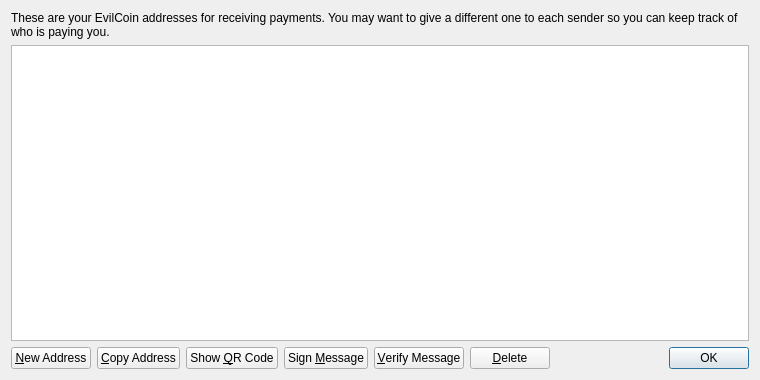
<?xml version="1.0" encoding="UTF-8"?>
<ui version="4.0">
 <class>AddressBookPage</class>
 <widget class="QWidget" name="AddressBookPage">
  <property name="geometry">
   <rect>
    <x>0</x>
    <y>0</y>
    <width>760</width>
    <height>380</height>
   </rect>
  </property>
  <property name="windowTitle">
   <string>Address Book</string>
  </property>
  <layout class="QVBoxLayout" name="verticalLayout">
   <item>
    <widget class="QLabel" name="labelExplanation">
     <property name="text">
      <string>These are your EvilCoin addresses for receiving payments. You may want to give a different one to each sender so you can keep track of who is paying you.</string>
     </property>
     <property name="textFormat">
      <enum>Qt::PlainText</enum>
     </property>
     <property name="wordWrap">
      <bool>true</bool>
     </property>
    </widget>
   </item>
   <item>
    <widget class="QTableView" name="tableView">
     <property name="contextMenuPolicy">
      <enum>Qt::CustomContextMenu</enum>
     </property>
     <property name="toolTip">
      <string>Double-click to edit address or label</string>
     </property>
     <property name="tabKeyNavigation">
      <bool>false</bool>
     </property>
     <property name="alternatingRowColors">
      <bool>true</bool>
     </property>
     <property name="selectionMode">
      <enum>QAbstractItemView::SingleSelection</enum>
     </property>
     <property name="selectionBehavior">
      <enum>QAbstractItemView::SelectRows</enum>
     </property>
     <property name="sortingEnabled">
      <bool>true</bool>
     </property>
     <attribute name="verticalHeaderVisible">
      <bool>false</bool>
     </attribute>
    </widget>
   </item>
   <item>
    <layout class="QHBoxLayout" name="horizontalLayout">
     <item>
      <widget class="QPushButton" name="newAddressButton">
       <property name="toolTip">
        <string>Create a new address</string>
       </property>
       <property name="text">
        <string>&amp;New Address</string>
       </property>
       <property name="icon">
        <iconset resource="../bitcoin.qrc">
         <normaloff>:/icons/add</normaloff>:/icons/add</iconset>
       </property>
      </widget>
     </item>
     <item>
      <widget class="QPushButton" name="copyToClipboard">
       <property name="toolTip">
        <string>Copy the currently selected address to the system clipboard</string>
       </property>
       <property name="text">
        <string>&amp;Copy Address</string>
       </property>
       <property name="icon">
        <iconset resource="../bitcoin.qrc">
         <normaloff>:/icons/editcopy</normaloff>:/icons/editcopy</iconset>
       </property>
      </widget>
     </item>
     <item>
      <widget class="QPushButton" name="showQRCode">
       <property name="text">
        <string>Show &amp;QR Code</string>
       </property>
       <property name="icon">
        <iconset resource="../bitcoin.qrc">
         <normaloff>:/icons/qrcode</normaloff>:/icons/qrcode</iconset>
       </property>
      </widget>
     </item>
     <item>
      <widget class="QPushButton" name="signMessage">
       <property name="toolTip">
        <string>Sign a message to prove you own a EvilCoin address</string>
       </property>
       <property name="text">
        <string>Sign &amp;Message</string>
       </property>
       <property name="icon">
        <iconset resource="../bitcoin.qrc">
         <normaloff>:/icons/edit</normaloff>:/icons/edit</iconset>
       </property>
      </widget>
     </item>
     <item>
      <widget class="QPushButton" name="verifyMessage">
       <property name="toolTip">
        <string>Verify a message to ensure it was signed with a specified EvilCoin address</string>
       </property>
       <property name="text">
        <string>&amp;Verify Message</string>
       </property>
       <property name="icon">
        <iconset resource="../bitcoin.qrc">
         <normaloff>:/icons/transaction_0</normaloff>:/icons/transaction_0</iconset>
       </property>
      </widget>
     </item>
     <item>
      <widget class="QPushButton" name="deleteButton">
       <property name="toolTip">
        <string>Delete the currently selected address from the list</string>
       </property>
       <property name="text">
        <string>&amp;Delete</string>
       </property>
       <property name="icon">
        <iconset resource="../bitcoin.qrc">
         <normaloff>:/icons/remove</normaloff>:/icons/remove</iconset>
       </property>
      </widget>
     </item>
     <item>
      <spacer name="horizontalSpacer">
       <property name="orientation">
        <enum>Qt::Horizontal</enum>
       </property>
       <property name="sizeHint" stdset="0">
        <size>
         <width>40</width>
         <height>20</height>
        </size>
       </property>
      </spacer>
     </item>
     <item>
      <widget class="QDialogButtonBox" name="buttonBox">
       <property name="sizePolicy">
        <sizepolicy hsizetype="Maximum" vsizetype="Fixed">
         <horstretch>0</horstretch>
         <verstretch>0</verstretch>
        </sizepolicy>
       </property>
       <property name="standardButtons">
        <set>QDialogButtonBox::Ok</set>
       </property>
      </widget>
     </item>
    </layout>
   </item>
  </layout>
 </widget>
 <resources>
  <include location="../bitcoin.qrc"/>
 </resources>
 <connections/>
</ui>
